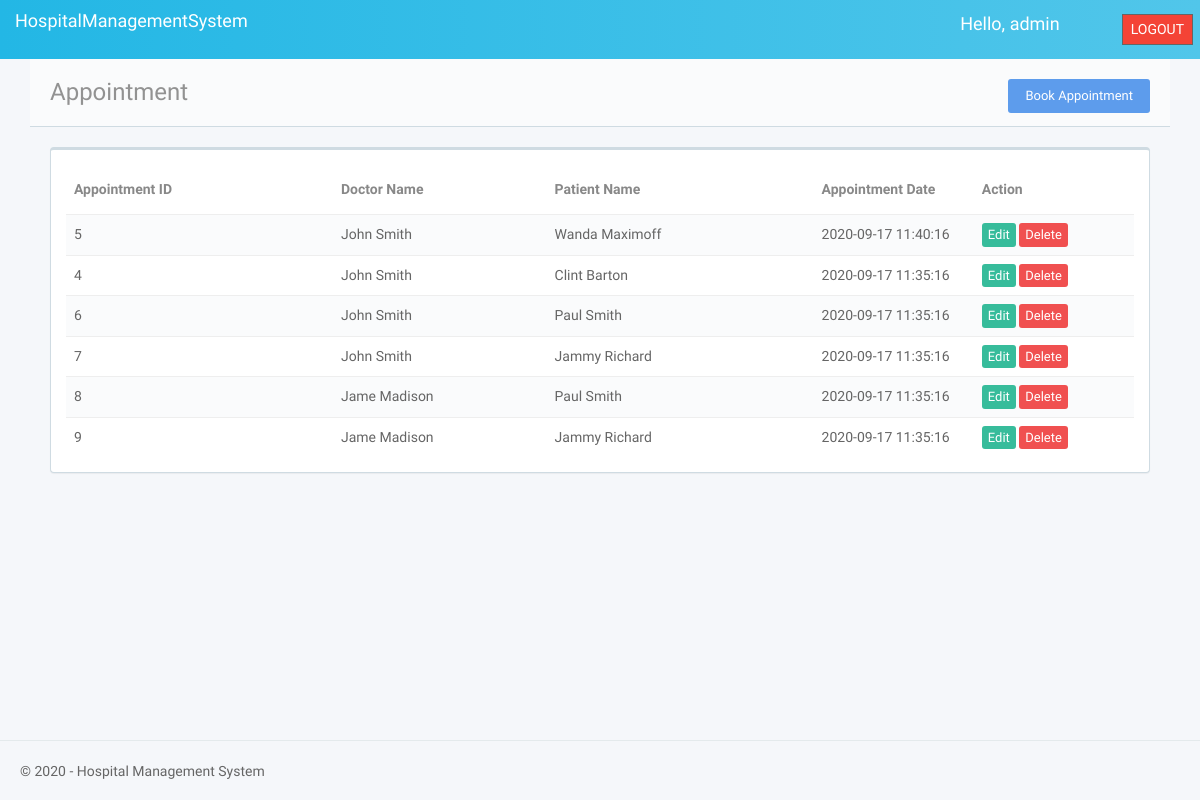
The app's page /admin/appointment (signed in), older data.
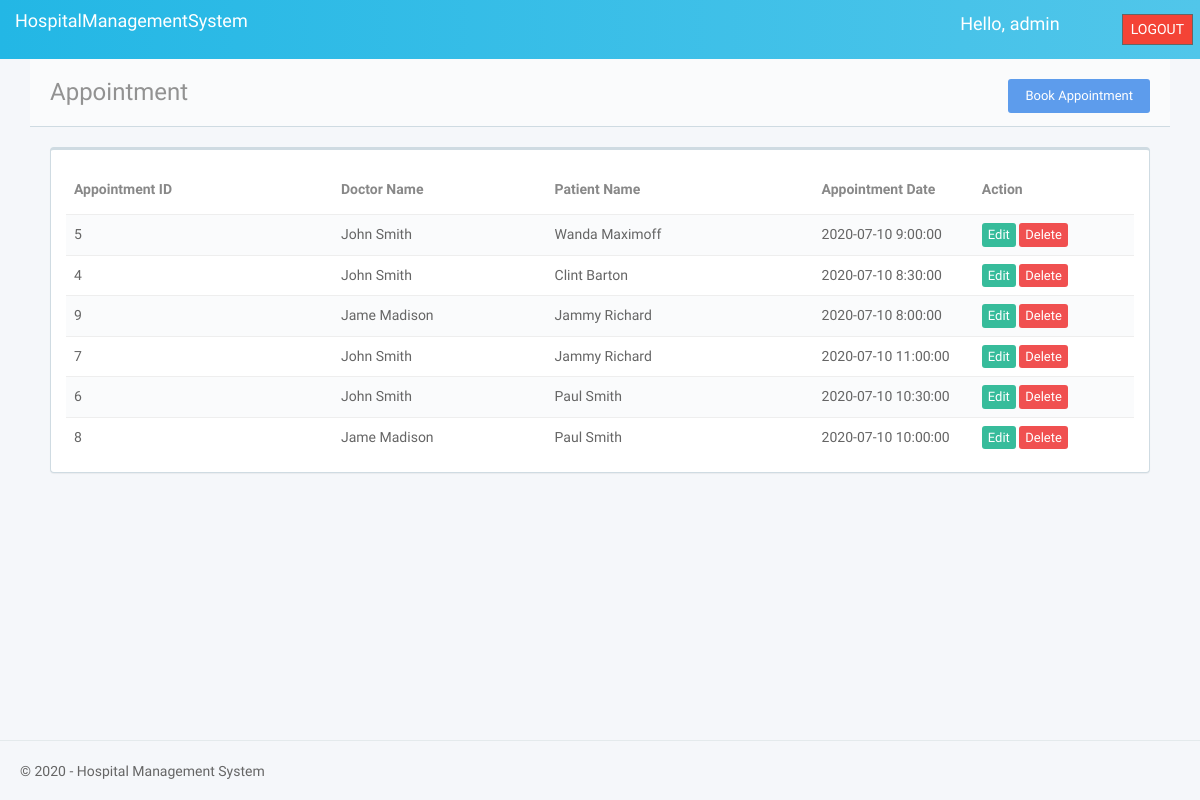
The same page, newer data.
### tables this page shows
CREATE TABLE appointment
(app_id INTEGER PRIMARY KEY AUTOINCREMENT,
pat_id INTEGER NOT NULL,
doc_id INTEGER NOT NULL,
appointment_date DATE NOT NULL,
FOREIGN KEY(pat_id) REFERENCES patient(pat_id),
FOREIGN KEY(doc_id) REFERENCES doctor(doc_id));

CREATE TABLE doctor
(doc_id INTEGER PRIMARY KEY AUTOINCREMENT,
doc_first_name TEXT NOT NULL,
doc_last_name TEXT NOT NULL,
doc_ph_no TEXT NOT NULL,
doc_date DATE DEFAULT (datetime('now','localtime')),
doc_address TEXT NOT NULL);

CREATE TABLE patient
(pat_id INTEGER PRIMARY KEY AUTOINCREMENT,
pat_first_name TEXT NOT NULL,
pat_last_name TEXT NOT NULL,
pat_insurance_no TEXT NOT NULL,
pat_ph_no TEXT NOT NULL,
pat_date DATE DEFAULT (datetime('now','localtime')),
pat_address TEXT NOT NULL);

### admin.py (the view)
@admin1.route('/appointment', methods=["GET"])
def appointment():
    app = conn.execute(
        "SELECT p.*,d.*,a.* from appointment a LEFT JOIN patient p ON a.pat_id = p.pat_id LEFT JOIN doctor d ON a.doc_id = d.doc_id ORDER BY appointment_date DESC").fetchall()
    return render_template('admin/appointment.html', appointments = app, user=session['user'])

### package/model.py (called while the page is built)
def dict_factory(cursor, row):
    d = {}
    for idx, col in enumerate(cursor.description):
        d[col[0]] = row[idx]
    return d

### templates/admin/appointment.html (shortened to what this page needs)
<!DOCTYPE html>
<html lang="en">
<head>
   <link rel="stylesheet" href="../../static/vendor/fontawesome/css/font-awesome.min.css">
   <link rel="stylesheet" href="../../static/vendor/simple-line-icons/css/simple-line-icons.css">
   <link rel="stylesheet" href="../../static/vendor/animate.css/animate.min.css">
   <link rel="stylesheet" href="../../static/vendor/whirl/dist/whirl.css">
    <link rel="stylesheet" href="../../static/vendor/sweetalert/dist/sweetalert.css">
   <link rel="stylesheet" href="../../static/vendor/datatables-colvis/css/dataTables.colVis.css">
   <link rel="stylesheet" href="../../static/vendor/datatables/media/css/dataTables.bootstrap.css">
   <link rel="stylesheet" href="../../static/vendor/dataTables.fontAwesome/index.css">
   <link rel="stylesheet" href="../../static/app/css/bootstrap.css" id="bscss">
    <link rel="stylesheet" href="../../static/vendor/datepicker/build/css/bootstrap-datetimepicker.min.css">
   <link rel="stylesheet" href="../../static/app/css/app.css" id="maincss">
</head>
<body class="layout-h">
   <div class="wrapper">
      <header class="topnavbar-wrapper">
         <nav role="navigation" class="navbar topnavbar">
            <div class="navbar-header">
               <a href="/admin/" class="navbar-brand">
                  <div class="brand-logo">
                     HospitalManagementSystem
                  </div>
               </a>
            </div>
            <div class="navbar-right" style="padding: 10px 20px;">
                <button id="logout" >
                      <a class="nav-link" href="/logout" style="color: #ffffff;">LOGOUT</a>
                </button>
            </div>
               <div class="navbar-right" style="padding-right: 25px">
                 <a class="nav-link" href="#" id="welcome">Hello, {{ user }}</a>
            </div>
         </nav>
      </header>
      <section>
         <div class="content-wrapper">
            <div class="content-heading">
              Appointment
                <div class="pull-right">
                  <div class="btn-group">
                     <button  style="bottom: 27px;" id="addpatient" class="mb-sm btn btn-primary"  type="button">Book Appointment</button>
                  </div>
               </div>
            </div>
           <div class="row">
                  <div class="col-lg-12">
                     <div class="panel panel-default"  style="padding: 15px;">
                        <div class="table-responsive">
                           <table id="datatable4" class="table table-striped">
                              <thead>
                                 <tr>
                                     <th style="width:25%">Appointment ID</th>
                                    <th style="width:20%">Doctor Name</th>
                                    <th style="width:25%">Patient Name</th>
                                    <th style="width:15%">Appointment Date</th>
                                     <th>Action</th>
                                 </tr>
                              </thead>
                              <tbody>
                               <tr>
                                        {% for row in appointments %}
                                    <td>{{ row.app_id }}</td>
                                   <td>{{row.doc_first_name}} {{row.doc_last_name}}</td>
                                   <td>{{row.pat_first_name}} {{row.pat_last_name}}</td>
                                   <td>{{row.appointment_date}}</td>
                                   <td>
                                       <a href="/updateappoint/{{row.app_id}}" class="btn btn-xs btn-green btn-edit" data-toggle="modal" data-target="#modaledit{{row.doc_id}}">Edit</a>
                                       <a href="./deleteappoint/{{ row.app_id }}" class="btn-xs btn btn-danger delete-btn" onclick="return confirm('Are you sure to delete?')">Delete</a>
                                   </td>
                                 </tr>
                              {% endfor %}
                              </tbody>
                           </table>
                        </div>
                     </div>
                  </div>
               </div>
         </div>
      </section>
      <footer>
         <span>&copy; 2020 - Hospital Management System</span>
      </footer>
   </div>
</body>
</html>

Row changes from the older to the newer data that the page shows:
changed appointment "Wanda": appointment_date "2020-09-17 11:40:16" → "2020-07-10 9:00:00"
changed appointment "Clint": appointment_date "2020-09-17 11:35:16" → "2020-07-10 8:30:00"
changed appointment id 9: appointment_date "2020-09-17 11:35:16" → "2020-07-10 8:00:00"; moves up the list
changed appointment id 7: appointment_date "2020-09-17 11:35:16" → "2020-07-10 11:00:00"; moves down the list
changed appointment id 6: appointment_date "2020-09-17 11:35:16" → "2020-07-10 10:30:00"
changed appointment id 8: appointment_date "2020-09-17 11:35:16" → "2020-07-10 10:00:00"
